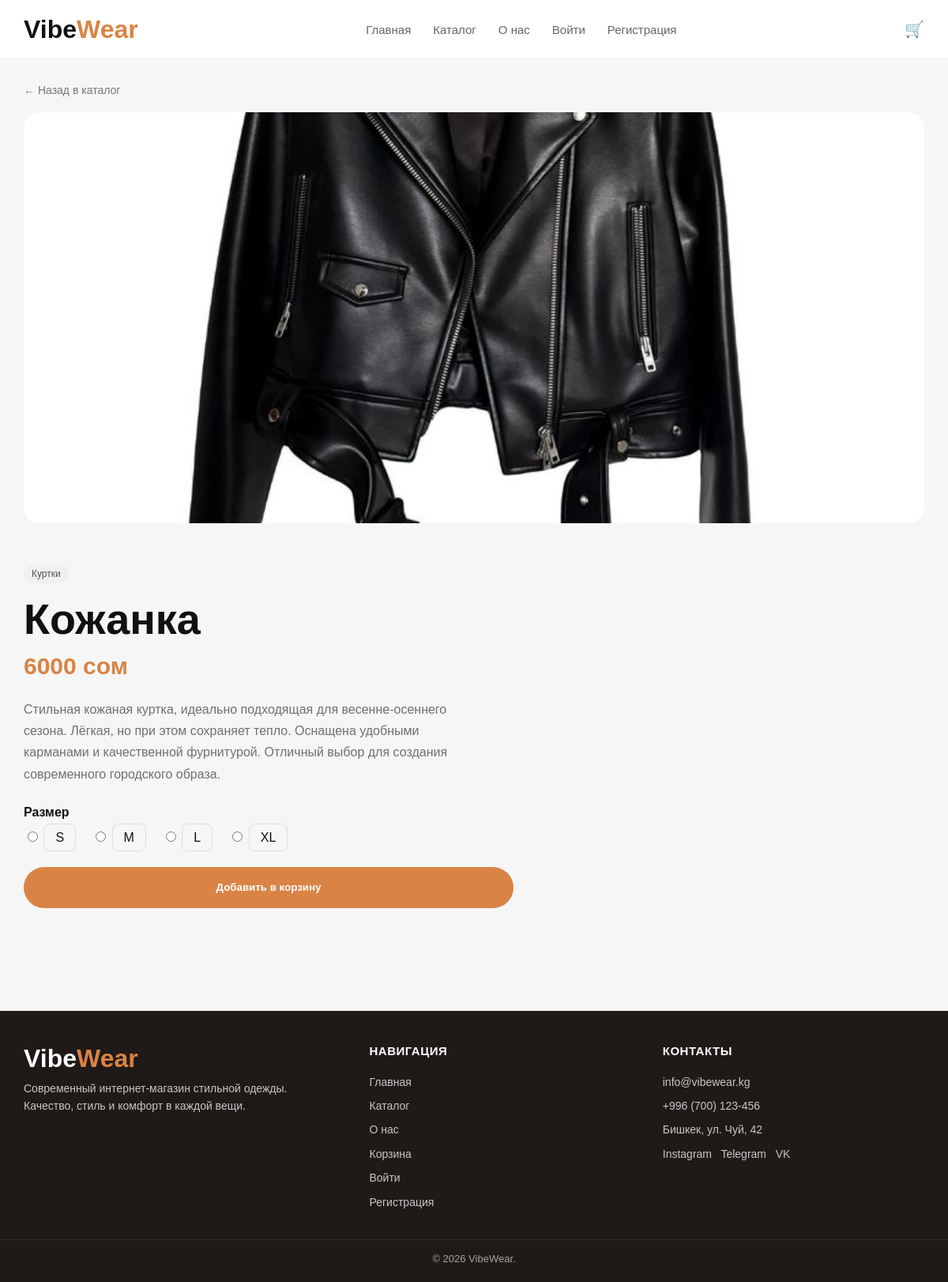
Page /product/3/ on the committed database.
### shop/models.py (models this page shows, shortened)
class Product(models.Model):
    CATEGORY_CHOICES = [
        ("Футболки", "Футболки"),
        ("Худи", "Худи"),
        ("Джинсы", "Джинсы"),
        ("Куртки", "Куртки"),
        ("Обувь", "Обувь"),
        ("Рубашки", "Рубашки"),
        ("Штаны", "Штаны"),
        ("Свитшоты", "Свитшоты"),
    ]
    name = models.CharField(max_length=200, verbose_name="Название")
    price = models.PositiveIntegerField(verbose_name="Цена")
    category = models.CharField(max_length=50, choices=CATEGORY_CHOICES, verbose_name="Категория")
    image = models.CharField(max_length=255, verbose_name="Путь к картинке")
    description = models.TextField(verbose_name="Описание")

### shop/views.py (the view)
# urls.py: path("product/<int:id>/", views.product, name="product"),
def product(request, id):
    product_data = Product.objects.filter(id=id).first()
    if not product_data:
        return redirect("catalog")
    added_product_id = request.session.get("added_product_id")
    return render(request, "product.html", {
        "product": product_data,
        "added_product_id": added_product_id,
    })

### shop/templates/product.html
{% extends 'base.html' %}
{% block content %}
<section class="product-page-wrap">
    <a href="{% url 'catalog' %}" class="back-link">← Назад в каталог</a>
    <div class="product-layout">
        <div class="product-image-box">
            <img src="{{ product.image }}" alt="{{ product.name }}">
        </div>
        <div class="product-info-box">
            <div class="tag product-tag">{{ product.category }}</div>
            <h1>{{ product.name }}</h1>
            <div class="product-price">{{ product.price }} сом</div>
            <p class="product-description">{{ product.description }}</p>
            <div class="sizes-title">Размер</div>
            <form method="get" action="{% url 'add_to_cart' product.id %}">
                <div class="sizes-row">
                    <label class="size-option">
                        <input type="radio" name="size" value="S" required>
                        <span class="size-btn">S</span>
                    </label>
                    <label class="size-option">
                        <input type="radio" name="size" value="M">
                        <span class="size-btn">M</span>
                    </label>
                    <label class="size-option">
                        <input type="radio" name="size" value="L">
                        <span class="size-btn">L</span>
                    </label>
                    <label class="size-option">
                        <input type="radio" name="size" value="XL">
                        <span class="size-btn">XL</span>
                    </label>
                </div>
                {% if added_product_id == product.id %}
                    <button type="submit" class="cart-btn success-btn">✓ Добавлено</button>
                {% else %}
                    <button type="submit" class="cart-btn">Добавить в корзину</button>
                {% endif %}
            </form>
        </div>
    </div>
</section>
{% endblock %}

### shop/static/css/style.css (style rules this page uses)
* { box-sizing: border-box; }
body { margin: 0; font-family: Arial, sans-serif; background: #f6f6f6; color: #111; }
a { text-decoration: none; color: inherit; }
.hero-btn, .checkout-btn, .cart-btn, .home-btn { display: inline-flex; align-items: center; justify-content: center; background: #d98445; color: #fff; border: none; border-radius: 999px; height: 52px; padding: 0 26px; font-weight: 700; cursor: pointer; }
.tag { position: absolute; top: 10px; left: 10px; background: #f0f0f0; color: #555; border-radius: 999px; padding: 5px 10px; font-size: 12px; z-index: 2; }
.product-page-wrap, .success-page-wrap { max-width: 1380px; margin: 0 auto; padding: 30px 30px 60px; }
.back-link { display: inline-block; color: #777; margin-bottom: 20px; font-size: 14px; }
.product-layout { display: grid; grid-template-columns: 1.05fr 1fr; gap: 48px; align-items: center; }
.product-image-box img { width: 100%; height: 720px; object-fit: cover; border-radius: 20px; }
.product-info-box h1 { margin: 14px 0 12px; font-size: 54px; font-weight: 800; }
.product-price { color: #d98445; font-size: 30px; font-weight: 800; margin-bottom: 24px; }
.product-description { color: #707070; line-height: 1.7; font-size: 16px; max-width: 560px; margin-bottom: 26px; }
.sizes-title { font-weight: 700; margin-bottom: 12px; }
.sizes-row { display: flex; gap: 12px; margin-bottom: 28px; }
.cart-btn { width: 100%; max-width: 620px; }
.product-tag { position: static; display: inline-block; }
@media (max-width: 1200px) { .product-layout { grid-template-columns: 1fr; } }
@media (max-width: 1200px) { .product-image-box img { height: 520px; } }
.size-btn { padding: 8px 14px; border: 1px solid #ddd; border-radius: 8px; cursor: pointer; margin-right: 8px; }

### rows in the picture
Product: image (picture), category "Куртки", name "Кожанка", price "6000", description "Стильная кожаная куртка, идеально подходящая для весенне-осеннего сезона. Лёгкая, но при этом сохраняет тепло. Оснащена удобными карманами и качественной фурнитурой. Отличный выбор для создания современного городского образа."
